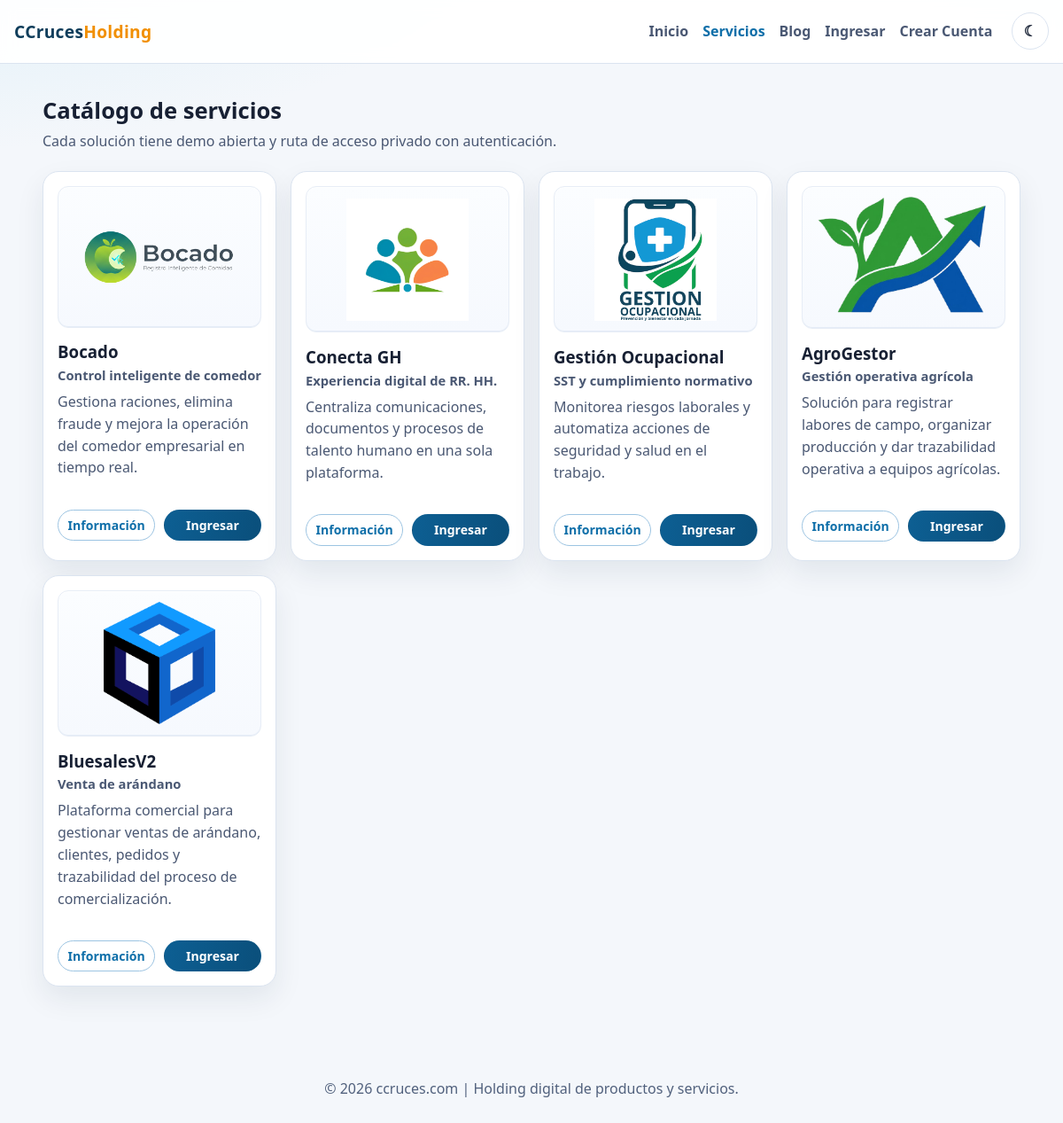
Page /servicios.php on the committed database.
### tables this page shows
CREATE TABLE IF NOT EXISTS services (
  id VARCHAR(64) PRIMARY KEY,
  name VARCHAR(120) NOT NULL,
  tagline VARCHAR(180) NOT NULL DEFAULT '',
  description TEXT NOT NULL,
  summary TEXT NULL,
  content TEXT NULL,
  benefits TEXT NULL,
  financial_benefits TEXT NULL,
  roi_note TEXT NULL,
  video_url VARCHAR(255) NULL,
  logo VARCHAR(255) NOT NULL,
  demo_url VARCHAR(255) NOT NULL,
  private_url VARCHAR(255) NOT NULL,
  status VARCHAR(120) NOT NULL DEFAULT 'Disponible',
  is_active TINYINT(1) NOT NULL DEFAULT 1,
  sort_order INT UNSIGNED NOT NULL DEFAULT 0,
  created_at TIMESTAMP NOT NULL DEFAULT CURRENT_TIMESTAMP,
  updated_at TIMESTAMP NOT NULL DEFAULT CURRENT_TIMESTAMP ON UPDATE CURRENT_TIMESTAMP,
  INDEX idx_services_sort_order_name (sort_order, name),
  INDEX idx_services_is_active (is_active),
  INDEX idx_services_status (status)
);

### includes/service_modal.php (called while the page is built, shortened)
<?php
function service_video_embed_url(string $rawUrl): string
{
    $rawUrl = trim($rawUrl);
    if ($rawUrl === '') {
        return '';
    }
    return $rawUrl;
}
function service_private_entry_url(array $service): string
{
    $serviceId = strtolower(trim((string) ($service['id'] ?? '')));
    if ($serviceId === 'bocado') {
        return 'https://bocado.ccruces.com/login';
    }
    $privateUrlRaw = trim((string) ($service['private_url'] ?? ''));
    if ($privateUrlRaw !== '') {
        return str_starts_with($privateUrlRaw, 'http') ? $privateUrlRaw : app_url($privateUrlRaw);
    }
    return app_url('acceso.php?servicio=' . urlencode((string) ($service['id'] ?? '')));
}
function service_modal_details(array $service): array
{
    $splitLines = static function (string $text): array {
        $lines = preg_split('/\r\n|\r|\n/', trim($text)) ?: [];
        return array_values(array_filter(array_map('trim', $lines), static fn(string $line): bool => $line !== ''));
    };
    $summary = trim((string) ($service['summary'] ?? ''));
    $content = trim((string) ($service['content'] ?? ''));
    $benefitsText = trim((string) ($service['benefits'] ?? ''));
    $financialBenefitsText = trim((string) ($service['financial_benefits'] ?? ''));
    $roiNote = trim((string) ($service['roi_note'] ?? ''));
    $payload = [
        'summary' => $summary !== '' ? $summary : (string) ($service['description'] ?? ''),
        'content' => $content !== '' ? $content : 'Este servicio forma parte del ecosistema CCruces Holding y está orientado a mejorar productividad, control y trazabilidad en procesos clave.',
        'video_url' => trim((string) ($service['video_url'] ?? '')),
        'benefits' => $benefitsText !== '' ? $splitLines($benefitsText) : [
            'Implementación rápida para equipos operativos.',
            'Visibilidad centralizada de indicadores clave.',
            'Escalabilidad por unidades de negocio y sedes.',
        ],
        'financial_benefits' => $financialBenefitsText !== '' ? $splitLines($financialBenefitsText) : [
            'Mejor asignación de costos por centro de responsabilidad.',
            'Menor reproceso administrativo por datos dispersos.',
            'Información más confiable para presupuestos y cierres.',
        ],
        'roi_note' => $roiNote !== '' ? $roiNote : 'Impacto esperado: control más preciso de costos, mejor disciplina operativa y decisiones financieras con menor incertidumbre.',
        'images' => [
            (string) ($service['logo'] ?? 'img/Icono BB.png'),
        ],
    ];
    $payload['benefits'] = array_values(array_filter((array) ($payload['benefits'] ?? []), static fn($item): bool => is_string($item) && trim($item) !== ''));
    $payload['financial_benefits'] = array_values(array_filter((array) ($payload['financial_benefits'] ?? []), static fn($item): bool => is_string($item) && trim($item) !== ''));
    $payload['images'] = array_values(array_filter((array) ($payload['images'] ?? []), static fn($item): bool => is_string($item) && trim($item) !== ''));
    $payload['video_url'] = service_video_embed_url((string) ($payload['video_url'] ?? ''));
    return $payload;
}
function service_modal_payload(array $service): array
{
    $details = service_modal_details($service);
    $privateUrl = service_private_entry_url($service);
    $videoUrlRaw = (string) ($details['video_url'] ?? '');
    $videoEmbedUrl = service_video_embed_url($videoUrlRaw);
    $images = [];
    foreach ((array) ($details['images'] ?? []) as $img) {
        $path = (string) $img;
        $images[] = [
            'src' => app_url($path),
            'alt' => (string) ($service['name'] ?? 'Servicio'),
        ];
    }
    return [
        'id' => (string) ($service['id'] ?? ''),
        'name' => (string) ($service['name'] ?? 'Servicio'),
        'tagline' => (string) ($service['tagline'] ?? ''),
        'description' => (string) ($service['description'] ?? ''),
        'summary' => (string) ($details['summary'] ?? ''),
        'content' => (string) ($details['content'] ?? ''),
        'benefits' => (array) ($details['benefits'] ?? []),
        'financial_benefits' => (array) ($details['financial_benefits'] ?? []),
        'roi_note' => (string) ($details['roi_note'] ?? ''),
        'images' => $images,
        'video_url' => $videoEmbedUrl,
        'private_url' => $privateUrl,
    ];
}
    ?>

### includes/repositories/services_repository.php (called while the page is built, shortened)
<?php
function services_all(): array
{
    $pdo = db();
    if ($pdo) {
        $stmt = $pdo->query('SELECT id, name, tagline, description, summary, content, benefits, financial_benefits, roi_note, video_url, logo, demo_url, private_url, status, sort_order FROM services ORDER BY sort_order ASC, name ASC');
        return $stmt->fetchAll();
    }
    $rows = read_json_file('services.json', []);
    return is_array($rows) ? $rows : [];
}

### includes/core/app.php (called while the page is built, shortened)
<?php
function app_url(string $path = ''): string
{
    $scriptName = str_replace('\\', '/', $_SERVER['SCRIPT_NAME'] ?? '/');
    $basePath = str_replace('\\', '/', dirname($scriptName));
    $basePath = rtrim($basePath, '/');
    return $basePath . '/' . ltrim($path, '/');
}
function e(string $value): string
{
    return htmlspecialchars(normalize_text($value), ENT_QUOTES, 'UTF-8');
}
function normalize_text(string $value): string
{
    if ($value === '' || !preg_match('/[ÃÂð]/u', $value)) {
        return $value;
    }
    return $value;
}

### servicios.php (the view, shortened to what this page needs)
<?php
require_once __DIR__ . '/includes/layout.php';
$services = services_all();
?>
<main class="wrap section">
    <h2>Catálogo de servicios</h2>
    <p class="lead">Cada solución tiene demo abierta y ruta de acceso privado con autenticación.</p>
    <div class="grid">
        <?php foreach ($services as $service): ?>
            <?php
            $modalPayload = service_modal_payload($service);
            $modalJson = json_encode($modalPayload, JSON_UNESCAPED_UNICODE | JSON_UNESCAPED_SLASHES);
            ?>
            <article
                class="card service-card"
                role="button"
                tabindex="0"
                data-service-id="<?= e((string) ($service['id'] ?? '')) ?>"
                data-service-card
                data-service-payload="<?= e($modalJson ?: '{}') ?>"
                aria-label="Ver detalles de <?= e((string) ($service['name'] ?? 'Servicio')) ?>"
            >
                <div class="service-card__logo-frame">
                    <img class="service-card__logo" src="<?= e(app_url((string) ($service['logo'] ?? 'img/Icono BB.png'))) ?>" alt="<?= e((string) ($service['name'] ?? 'Servicio')) ?>" />
                </div>
                <h3><?= e((string) ($service['name'] ?? 'Servicio')) ?></h3>
                <div class="service-card__text">
                    <p class="service-card__tagline"><strong><?= e((string) ($service['tagline'] ?? '')) ?></strong></p>
                    <p class="service-card__description"><?= e((string) ($service['description'] ?? '')) ?></p>
                </div>
                <div class="row-actions service-actions">
                    <button class="btn-mini" type="button" data-service-open>Información</button>
                    <a class="btn-mini main" href="<?= e(service_private_entry_url($service)) ?>">Ingresar</a>
                </div>
            </article>
        <?php endforeach; ?>
    </div>
</main>

### assets/css/site.css (style rules this page uses)
:root { --bg: #f4f7fb; --surface: #ffffff; --ink: #172033; --ink-soft: #4a5873; --brand: #0f6fa9; --brand-2: #0a9b8f; --accent: #f18f01; --line: #dbe4f0; --ok: #238a62; --error: #c43f2d; --radius: 18px; --shadow: 0 20px 45px rgba(12, 29, 56, 0.14); --bg-glow-a: #d9eef7; --bg-glow-b: #d5f6ef; --topbar-bg: rgba(255, 255, 255, 0.92); --surface-2: #f7fbff; --surface-3: #eef4fb; --line-strong: #c6d4e6; --brand-ink: #0f3d5b; }
* { box-sizing: border-box; }
body { margin: 0; font-family: "Segoe UI", Tahoma, Geneva, Verdana, sans-serif; color: var(--ink); background: radial-gradient(1200px 500px at -10% -10%, var(--bg-glow-a) 0%, transparent 60%), radial-gradient(900px 500px at 110% -20%, var(--bg-glow-b) 0%, transparent 60%), var(--bg); }
a { color: inherit; }
.wrap { width: min(1120px, 92vw); margin: 0 auto; }
.section { padding: 2.2rem 0; }
.section h2 { margin: 0 0 0.4rem; font-size: 1.6rem; }
.section p.lead { margin: 0 0 1.4rem; color: var(--ink-soft); }
.grid { display: grid; grid-template-columns: repeat(auto-fit, minmax(250px, 1fr)); gap: 1rem; }
.card { background: var(--surface); border: 1px solid var(--line); border-radius: var(--radius); box-shadow: 0 14px 32px rgba(14, 35, 66, 0.08); padding: 1rem; display: flex; flex-direction: column; height: 100%; }
.service-card { cursor: pointer; transition: transform 0.24s ease, box-shadow 0.24s ease; }
.service-card__logo-frame { width: 100%; min-height: 160px; padding: 0.8rem; border-radius: 12px; border: 1px solid #e7edf6; background: linear-gradient(180deg, #fbfdff 0%, #f6f9fe 100%); box-shadow: inset 0 1px 0 rgba(255, 255, 255, 0.95), inset 0 -1px 0 rgba(197, 213, 232, 0.35); display: grid; place-items: center; }
.service-card__logo { width: 88%; height: 100%; max-height: 138px; object-fit: contain; display: block; }
.service-card[data-service-id="agrogestor"] .service-card__logo { transform: scale(1.12); transform-origin: center; }
.card h3 { margin: 0.9rem 0 0.3rem; }
.card p { margin: 0; color: var(--ink-soft); }
.service-card__text { display: grid; gap: 0.45rem; margin-bottom: 1rem; }
.service-card__tagline { color: #1f5f8d; font-size: 0.92rem; line-height: 1.35; }
.service-card__description { color: #4f6079; line-height: 1.55; }
.row-actions { margin-top: 1rem; display: flex; flex-wrap: wrap; gap: 0.6rem; }
.card .row-actions { margin-top: auto; padding-top: 0.9rem; }
.card .row-actions.service-actions { margin-top: 0.25rem; }
.card .row-actions.service-actions { display: grid; grid-template-columns: repeat(2, minmax(0, 1fr)); gap: 0.6rem; align-items: stretch; }
.card .row-actions.service-actions .btn-mini { width: 100%; display: inline-flex; justify-content: center; }
.service-actions .btn-mini.main, .service-modal__actions .btn-mini, .blog-view-all-btn { background: linear-gradient(100deg, #0f6fa9, #0b5d90); background-size: 140% 140%; background-position: 0% 50%; color: #fff; border-color: transparent; font-weight: 700; position: relative; z-index: 0; overflow: hidden; isolation: isolate; transition: transform 0.18s ease, box-shadow 0.22s ease, filter 0.22s ease, background-position 0.35s ease; }
.service-actions .btn-mini.main::after, .service-modal__actions .btn-mini::after, .blog-view-all-btn::after { content: ""; position: absolute; inset: 0; background: linear-gradient(120deg, transparent 0%, rgba(255, 255, 255, 0.26) 45%, transparent 72%); transform: translateX(-130%); transition: transform 0.45s ease; pointer-events: none; }
.service-actions .btn-mini.main, .service-modal__actions .btn-mini.main, .blog-view-all-btn.main { background: linear-gradient(100deg, #0d5f93, #0a4f7b); color: #fff; border-color: transparent; }
.service-actions .btn-mini:not(.main) { background: #fff; color: #0f6fa9; border-color: #9cc4e2; font-weight: 700; }
.btn-mini { font-size: 0.88rem; padding: 0.45rem 0.85rem; border-radius: 999px; text-decoration: none; border: 1px solid var(--line); background: #fff; }
.btn-mini.main { background: #113d67; color: #fff; border-color: #113d67; }
button { font: inherit; }

### rows in the picture
services: logo+name (picture), name "Bocado", tagline "Control inteligente de comedor", description "Gestiona raciones, elimina fraude y mejora la operación del comedor empresarial en tiempo real."
services: logo (picture), name "Conecta GH", tagline "Experiencia digital de RR. HH.", description "Centraliza comunicaciones, documentos y procesos de talento humano en una sola plataforma."
services: logo (picture), name "Gestión Ocupacional", tagline "SST y cumplimiento normativo", description "Monitorea riesgos laborales y automatiza acciones de seguridad y salud en el trabajo."
services: logo+name (picture), name "AgroGestor", tagline "Gestión operativa agrícola", description "Solución para registrar labores de campo, organizar producción y dar trazabilidad operativa a equipos agrícolas."
services: logo (picture), name "BluesalesV2", tagline "Venta de arándano", description "Plataforma comercial para gestionar ventas de arándano, clientes, pedidos y trazabilidad del proceso de comercialización."
